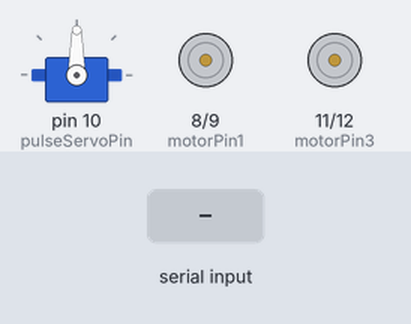
Recording of a sketch running on a simulated Arduino Uno, built with avr-gcc and run on an emulated ATmega328P. Shown: servo, motor-driver pin pairs drawn as motors (green arrow = first pin HIGH = forward, orange = second pin HIGH = backward, longer = more drive). The inputs (shaded band) are chosen by the test bench.

Above: at 1.2 s.
1.3 s: "L" received over Serial
At 1.6 s:
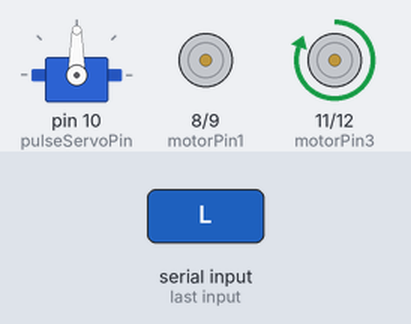
2.8 s: "R" received over Serial
At 3.9 s:
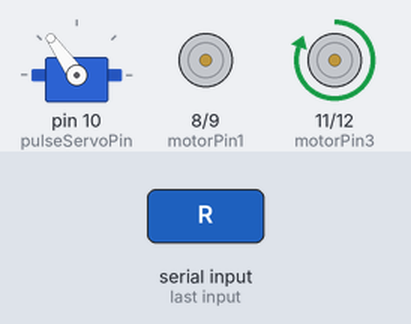
4.3 s: "C" received over Serial
At 5.0 s:
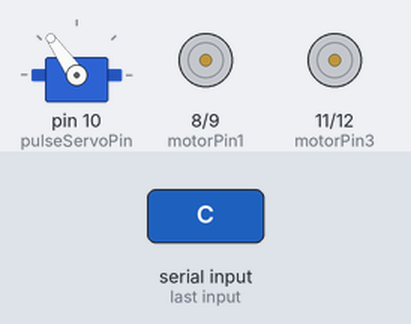
5.8 s: "F" received over Serial
At 6.2 s:
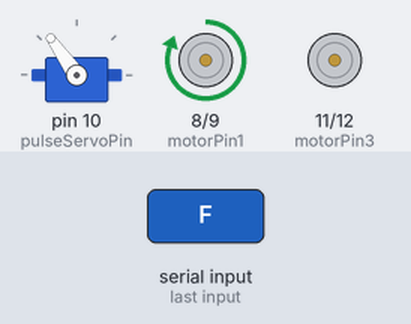
7.3 s: "l" received over Serial
At 8.5 s:
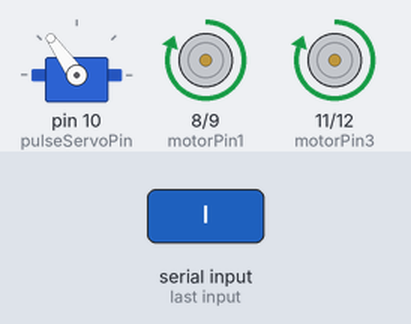
8.8 s: "B" received over Serial
At 9.7 s:
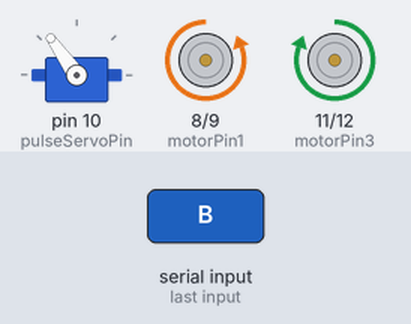
Timing chart, 0 to 11.3 s (numbered marks = the images above; inputs shaded):
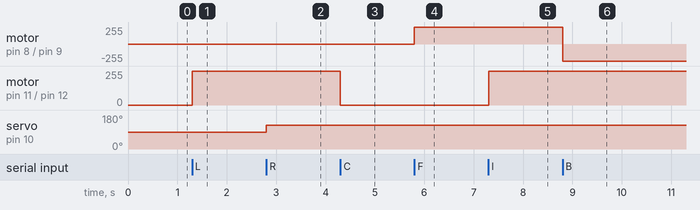

Measured:
- after the input at 1.3 s, motor on pin 11 (motorPin3) / pin 12 (motorPin4): stopped → forward 255/255 at once
- after the input at 2.8 s, servo on pin 10 (pulseServoPin): 90° → 125° at once
- after the input at 4.3 s, motor on pin 11 (motorPin3) / pin 12 (motorPin4): forward 255/255 → stopped at once
- after the input at 5.8 s, motor on pin 8 (motorPin1) / pin 9 (motorPin2): stopped → forward 255/255 at once
- after the input at 7.3 s, motor on pin 11 (motorPin3) / pin 12 (motorPin4): stopped → forward 255/255 at once
- after the input at 8.8 s, motor on pin 8 (motorPin1) / pin 9 (motorPin2): forward 255/255 → backward 255/255 at once

The sketch:

RCController.ino
```cpp
/**
Controlador RC arduino
**/
#include <Servo.h>

const int motorPin1 = 8;
const int motorPin2 = 9;
const int motorPin3 = 11;
const int motorPin4 = 12;
const int pulseServoPin = 10;
Servo directionServo;

int incomingByte;      // a variable to read incoming serial data into

void setup() {
  // initialize serial communication:
  Serial.begin(9600);

  pinMode(motorPin1, OUTPUT);
  pinMode(motorPin2, OUTPUT);
  pinMode(motorPin3, OUTPUT);
  pinMode(motorPin4, OUTPUT);
  digitalWrite(motorPin1, LOW);
  digitalWrite(motorPin2, LOW);
  digitalWrite(motorPin3, LOW);
  digitalWrite(motorPin4, LOW);
  directionServo.attach(pulseServoPin);
}

void loop() {
  // see if there's incoming serial data:
  if (Serial.available() > 0) {
    // read the oldest byte in the serial buffer:
    incomingByte = Serial.read();

    //Serial.println(incomingByte);
    if (incomingByte == 'L' || incomingByte == 'l') {
        //directionServo.write(50);
      digitalWrite(motorPin3, HIGH);
      digitalWrite(motorPin4, LOW);
        //Serial.println("Moving Left!");
    }
    if (incomingByte == 'C' || incomingByte == 'c') {
        //directionServo.write(85);

      digitalWrite(motorPin4, LOW);
      digitalWrite(motorPin3, LOW);
        //Serial.println("Moving Center!");
    }
    if (incomingByte == 'R' || incomingByte == 'r') {
        directionServo.write(125);
      digitalWrite(motorPin4, LOW);
      digitalWrite(motorPin3, HIGH);
        //Serial.println("Moving Right!");
    }
    if (incomingByte == 'F' || incomingByte == 'f') {
      digitalWrite(motorPin1, HIGH);
      digitalWrite(motorPin2, LOW);
        //Serial.println("Moving Fowards!");
    }
    if (incomingByte == 'B' || incomingByte == 'b') {
      digitalWrite(motorPin2, HIGH);
      digitalWrite(motorPin1, LOW);
        //Serial.println("Moving Backwards!");
    }
    if (incomingByte == 'N' || incomingByte == 'n') {
      digitalWrite(motorPin2, LOW);
      digitalWrite(motorPin1, LOW);
    }
  }
}
```
